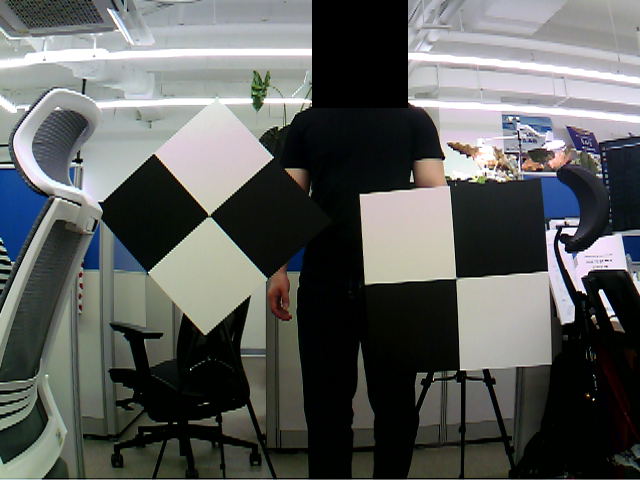
#> input picture data/samples/rosbag2_2026_09_10_camera_extrinsic/images/000000.png, 640 x 480 px
$ python -i check_time_lag.py   (imports and definitions only)   (older library calls are emulated)
#> lines starting #> are read from the running program, lines starting #| are printed output that depends on the picture
#> further down, picture is the input picture: shape (480, 640, 3); mean B, G, R 92.2, 94.1, 91.6
#!/usr/bin/env python3
"""Measure the camera-LiDAR time lag of a multi-camera extraction with edge alignment.

For moving frames, LiDAR silhouette points (range jumps along each ring) are projected into
the paired image and into the images k scans earlier / later; the image whose Sobel edges
coincide best with the silhouettes is the truly synchronous one. A peak at shift s means the
correct image is stamped s*period later than the current pairing, i.e. the camera latency
(stamp - exposure) used for pairing should be increased by s*period.

Needs a solved extrinsic for the camera (extrinsic.json of its calibration dataset) and the
multi-camera extraction made by tools/extraction/export_multicam.py (index.csv, camN.csv,
lidar/*.pcd with the per-point `time` field). Vehicle speed comes from the bag's odometry
topic (default /UTM) when --bag is given; otherwise all frames are used.

Usage:
    python tools/calibration/check_time_lag.py --dataset data/export_data/<drive> \
        --camera cam0 --extrinsic data/export_data/sonata_cam0/extrinsic.json \
        --bag data/bag_data/<drive> --min-speed 2.5 --shifts=-3..6
"""
from __future__ import annotations

import argparse
import csv
import json
import os
import sys

import cv2
import numpy as np

sys.path.insert(0, os.path.dirname(os.path.dirname(os.path.abspath(__file__))))

from common.pcd_io import read_pcd, xyz_of


# [37 lines left out: functions speed_function, silhouette, not called in this run]


def edge_map(img_bgr: np.ndarray) -> np.ndarray:
    g = cv2.GaussianBlur(cv2.cvtColor(img_bgr, cv2.COLOR_BGR2GRAY), (5, 5), 0)
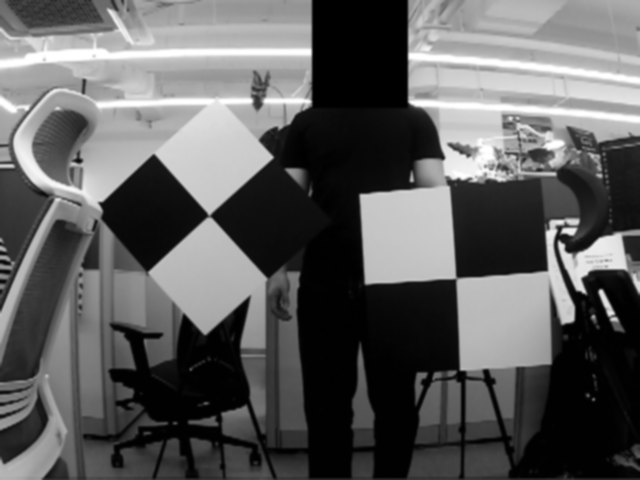
#> g: shape (480, 640); min 0, max 255, mean 93.1
    e = np.hypot(cv2.Sobel(g, cv2.CV_32F, 1, 0), cv2.Sobel(g, cv2.CV_32F, 0, 1))
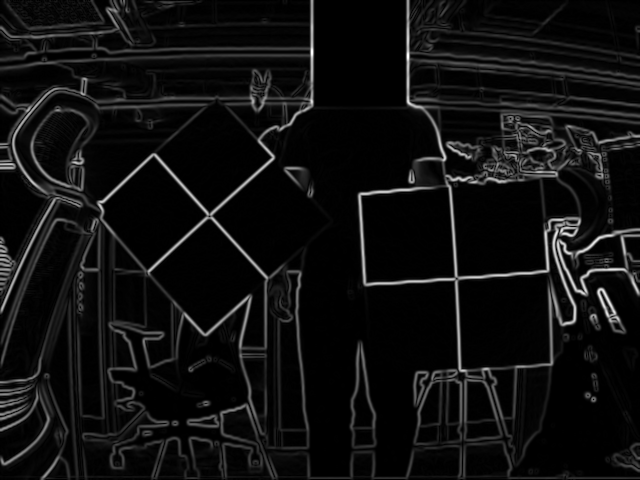
#> e: shape (480, 640) float32; min 0, max 635, mean 40.7; drawn with min black and max white
    e = cv2.GaussianBlur(e, (7, 7), 0)
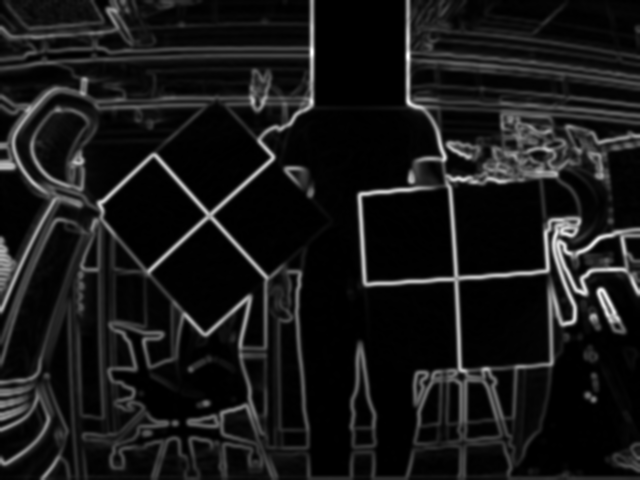
#> e: shape (480, 640) float32; min 0, max 429.1, mean 40.8; drawn with min black and max white
    return e / (np.percentile(e, 99) + 1e-6)


# [97 lines left out: function main, not called in this run]


# [2 lines not run here, left out]

>>> import cv2
>>> picture = cv2.imread('../../data/samples/rosbag2_2026_09_10_camera_extrinsic/images/000000.png')
>>> result = edge_map(picture)
